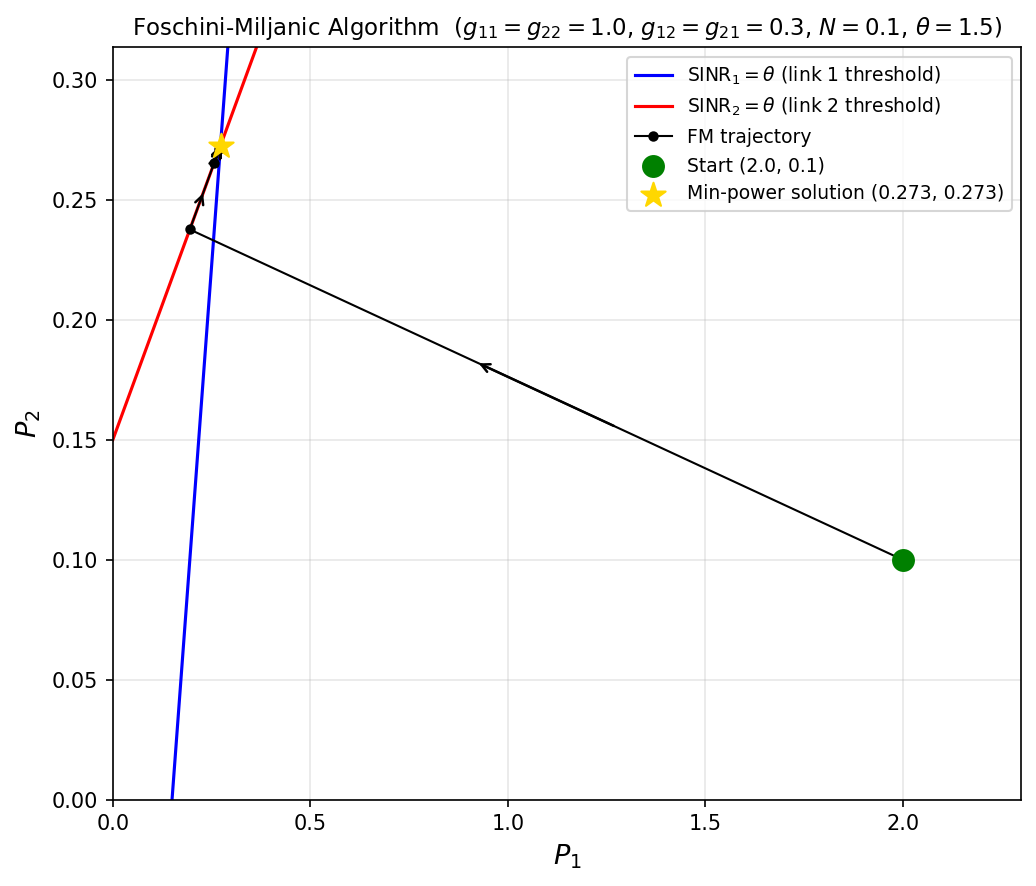

The script that saved this image:
import numpy as np
import matplotlib.pyplot as plt

g11, g22 = 1.0, 1.0
g12, g21 = 0.3, 0.3
N = 0.1
theta = 1.5

# FM update: each node sets power to exactly meet SINR threshold
def fm_update(P1, P2):
    P1_new = theta * (g21 * P2 + N) / g11
    P2_new = theta * (g12 * P1_new + N) / g22
    return P1_new, P2_new

# Run round-robin FM from an initial point
P1, P2 = 2.0, 0.1
traj = [(P1, P2)]
for _ in range(30):
    P1, P2 = fm_update(P1, P2)
    traj.append((P1, P2))
    if abs(traj[-1][0] - traj[-2][0]) < 1e-9:
        break
traj = np.array(traj)

# Minimum power solution (intersection)
# P1* = theta*(g21*P2*+N)/g11, P2* = theta*(g12*P1*+N)/g22
# Solve: symmetric case gives P* = theta*N/g11 / (1 - theta^2*g12*g21/(g11*g22))
a = theta * g21 / g11
b = theta * N / g11
c = theta * g12 / g22
d = theta * N / g22
P1_star = (b + a * d) / (1 - a * c)
P2_star = c * P1_star + d

# Plot
fig, ax = plt.subplots(figsize=(7, 6))

P_max = traj[:, 0].max() * 1.15
P1_range = np.linspace(0, P_max, 300)

# SINR1 = theta line: P1 = a*P2 + b  →  P2 = (P1 - b) / a
P2_line1 = (P1_range - b) / a

# SINR2 = theta line: P2 = c*P1 + d
P2_line2 = c * P1_range + d

ax.plot(P1_range, P2_line1, 'b-', label=r'SINR$_1 = \theta$ (link 1 threshold)')
ax.plot(P1_range, P2_line2, 'r-', label=r'SINR$_2 = \theta$ (link 2 threshold)')

# FM trajectory with arrows
ax.plot(traj[:, 0], traj[:, 1], 'k-o', markersize=4, linewidth=1, zorder=3, label='FM trajectory')
for i in range(len(traj) - 1):
    dx = traj[i+1, 0] - traj[i, 0]
    dy = traj[i+1, 1] - traj[i, 1]
    ax.annotate('', xy=(traj[i, 0] + 0.6*dx, traj[i, 1] + 0.6*dy),
                xytext=(traj[i, 0] + 0.4*dx, traj[i, 1] + 0.4*dy),
                arrowprops=dict(arrowstyle='->', color='k', lw=1.2))

ax.scatter(*traj[0], s=100, color='green', zorder=5, label=f'Start ({traj[0,0]}, {traj[0,1]})')
ax.scatter(P1_star, P2_star, s=150, marker='*', color='gold', zorder=5,
           label=f'Min-power solution ({P1_star:.3f}, {P2_star:.3f})')

ax.set_xlim(0, P_max)
ax.set_ylim(0, traj[:, 1].max() * 1.15)
ax.set_xlabel('$P_1$', fontsize=13)
ax.set_ylabel('$P_2$', fontsize=13)
ax.set_title(
    f'Foschini-Miljanic Algorithm  '
    f'($g_{{11}}=g_{{22}}={g11}$, $g_{{12}}=g_{{21}}={g12}$, $N={N}$, $\\theta={theta}$)',
    fontsize=11
)
ax.legend(fontsize=9)
ax.grid(True, alpha=0.3)

plt.tight_layout()
plt.savefig('assignment4/problem2.png', dpi=150, bbox_inches='tight')
print("Saved assignment4/problem2.png")
plt.show()
